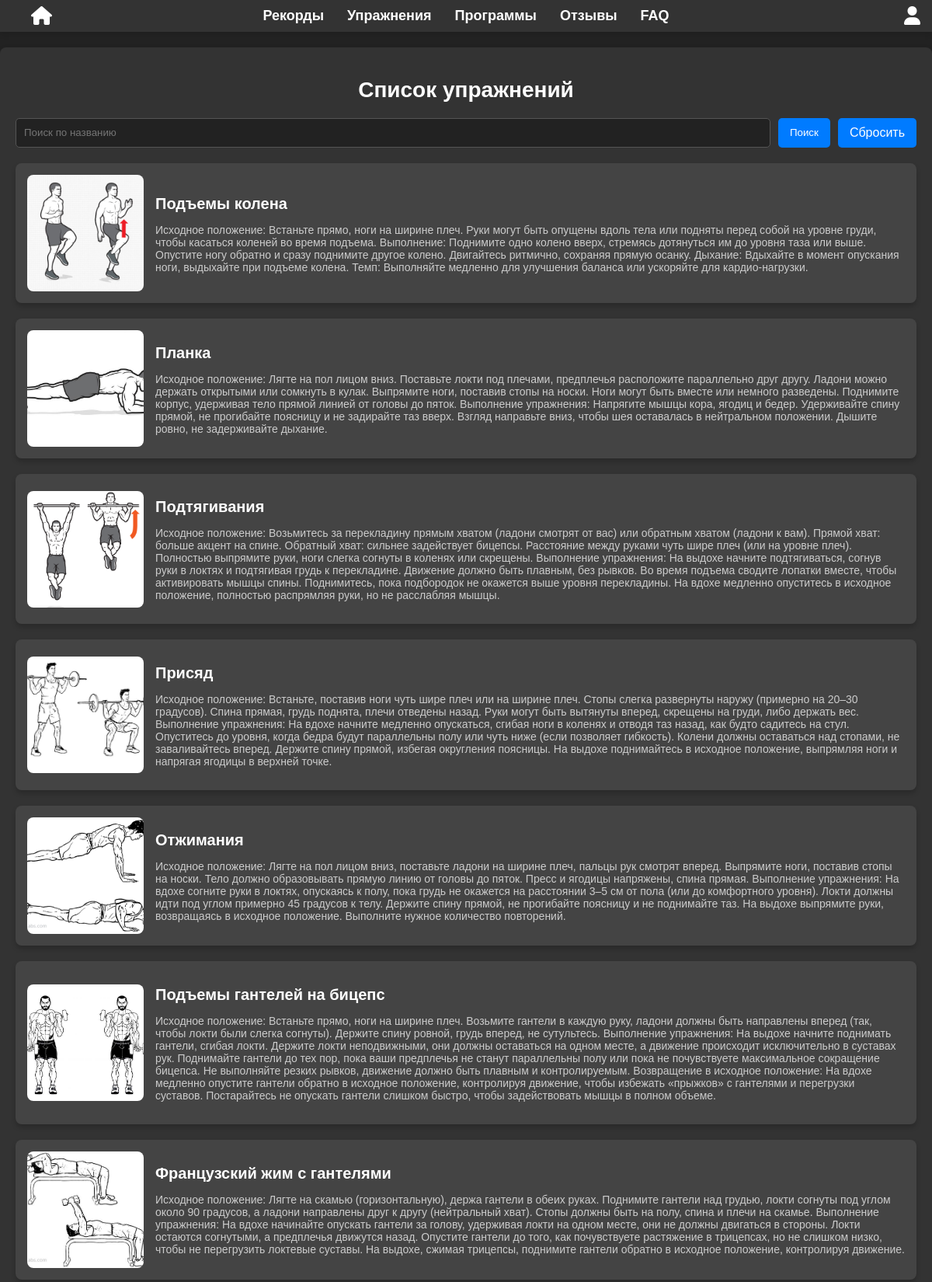
Page /exercises/ (signed in, upper part) on the committed database.
### workout/models.py (models this page shows, shortened)
class Exercise(models.Model):
    name = models.CharField(max_length=100, verbose_name="Название")
    description = models.TextField(verbose_name="Описание")
    image = models.ImageField(upload_to='exercises/', verbose_name="Изображение")
    technique_description = models.TextField(verbose_name="Описание техники выполнения")
    class Meta:
        verbose_name = "Упражнение"
        verbose_name_plural = "Упражнения"

### exercises/views.py (the view)
# urls.py: path('', views.exercise_list, name='exercise_list'),
def exercise_list(request):
    query = request.GET.get('q', '')  # Получаем поисковый запрос из параметров GET
    if query:
        exercises = Exercise.objects.filter(name__icontains=query)  # Фильтрация по названию упражнения
    else:
        exercises = Exercise.objects.all()  # Если поисковый запрос пустой, выводим все упражнения
    return render(request, 'exercises/exercise_list.html', {'exercises': exercises, 'query': query})

### exercises/templates/exercises/exercise_list.html (shortened to what this page needs)
{% extends 'exercises/layout.html' %}
{% load static %}
{% block content %}
    {% if user.is_authenticated %}
        <div class="container">
            <h1 class="page-title">Список упражнений</h1>
            <form method="get" action="{% url 'exercise_list' %}" class="search-form">
                <input type="text" name="q" placeholder="Поиск по названию" value="{{ query }}" class="search-input">
                <button type="submit" class="search-button">Поиск</button>
                <a href="{% url 'exercise_list' %}" class="reset-button">Сбросить</a>
            </form>
            <div class="exercise-list">
                {% for exercise in exercises %}
                    <div class="exercise-card">
                    <img src="{{ exercise.image.url }}" alt="{{ exercise.name }}" class="exercise-image">
                    <div class="exercise-details">
                        <h2 class="exercise-name">{{ exercise.name }}</h2>
                        <p class="exercise-description">{{ exercise.description }}</p>
                    </div>
                </div>
            </div>
                {% empty %}
                    <p>Упражнения не найдены</p>
                {% endfor %}
    {% else %}
        <p>Пожалуйста, авторизируйтесь, чтобы получить доступ к списку упражений</p>
    {% endif %}
{% endblock %}

### exercises/static/exercises/css/main.css (style rules this page uses)
html, body { height: 100%; margin: 0; padding: 0; font-family: Arial, sans-serif; background-color: #222; color: #fff; }
.page-title { text-align: center; font-size: 28px; margin-bottom: 20px; color: #fff; }
.search-form { display: flex; gap: 10px; margin-bottom: 20px; justify-content: center; }
.search-input { flex-grow: 1; padding: 10px; border: 1px solid #555; border-radius: 5px; background-color: #222; color: #fff; }
.search-button, .reset-button { padding: 10px 15px; background-color: #007BFF; border: none; cursor: pointer; border-radius: 5px; color: #fff; transition: background-color 0.3s ease, transform 0.2s ease; }
.reset-button { text-align: center; text-decoration: none; padding: 10px 15px; background-color: #007BFF; border: none; cursor: pointer; border-radius: 5px; color: #fff; transition: background-color 0.3s ease, transform 0.2s ease; }
.exercise-list { display: flex; flex-direction: column; gap: 20px; }
.exercise-card { display: flex; margin-bottom: 20px; align-items: center; background-color: #444; border-radius: 8px; box-shadow: 0 4px 6px rgba(0, 0, 0, 0.2); overflow: hidden; color: #fff; transition: transform 0.3s ease; padding: 15px; }
.exercise-image { width: 150px; height: 150px; margin-right: 15px; object-fit: cover; border-radius: 8px; flex-shrink: 0; }
.exercise-details { flex-grow: 1; }
.exercise-name { font-size: 20px; margin-bottom: 10px; }
.exercise-description { font-size: 14px; color: #ccc; }

### rows in the picture
Exercise: image (picture), name "Подъемы колена", description "Исходное положение: Встаньте прямо, ноги на ширине плеч. Руки могут быть опущены вдоль тела или подняты перед собой на уровне груди, чтобы касаться коленей во время подъема. Выполнение: Поднимите одно колено вверх, стремясь дотянуться им до уровня таза или выше. Опустите ногу обратно и сразу поднимите другое колено. Двигайтесь ритмично, сохраняя прямую осанку. Дыхание: Вдыхайте в момент опускания ноги, выдыхайте при подъеме колена. Темп: Выполняйте медленно для улучшения баланса или ускоряйте для кардио-нагрузки."
Exercise: image (picture), name "Планка", description "Исходное положение: Лягте на пол лицом вниз. Поставьте локти под плечами, предплечья расположите параллельно друг другу. Ладони можно держать открытыми или сомкнуть в кулак. Выпрямите ноги, поставив стопы на носки. Ноги могут быть вместе или немного разведены. Поднимите корпус, удерживая тело прямой линией от головы до пяток. Выполнение упражнения: Напрягите мышцы кора, ягодиц и бедер. Удерживайте спину прямой, не прогибайте поясницу и не задирайте таз вверх. Взгляд направьте вниз, чтобы шея оставалась в нейтральном положении. Дышите ровно, не задерживайте дыхание."
Exercise: image (picture), name "Подтягивания", description "Исходное положение: Возьмитесь за перекладину прямым хватом (ладони смотрят от вас) или обратным хватом (ладони к вам). Прямой хват: больше акцент на спине. Обратный хват: сильнее задействует бицепсы. Расстояние между руками чуть шире плеч (или на уровне плеч). Полностью выпрямите руки, ноги слегка согнуты в коленях или скрещены. Выполнение упражнения: На выдохе начните подтягиваться, согнув руки в локтях и подтягивая грудь к перекладине. Движение должно быть плавным, без рывков. Во время подъема сводите лопатки вместе, чтобы активировать мышцы спины. Поднимитесь, пока подбородок не окажется выше уровня перекладины. На вдохе медленно опуститесь в исходное положение, полностью распрямляя…"
Exercise: image (picture), name "Присяд", description "Исходное положение: Встаньте, поставив ноги чуть шире плеч или на ширине плеч. Стопы слегка развернуты наружу (примерно на 20–30 градусов). Спина прямая, грудь поднята, плечи отведены назад. Руки могут быть вытянуты вперед, скрещены на груди, либо держать вес. Выполнение упражнения: На вдохе начните медленно опускаться, сгибая ноги в коленях и отводя таз назад, как будто садитесь на стул. Опуститесь до уровня, когда бедра будут параллельны полу или чуть ниже (если позволяет гибкость). Колени должны оставаться над стопами, не заваливайтесь вперед. Держите спину прямой, избегая округления поясницы. На выдохе поднимайтесь в исходное положение, выпрямляя ноги и напрягая ягодицы в верхней точке."
Exercise: image (picture), name "Отжимания", description "Исходное положение: Лягте на пол лицом вниз, поставьте ладони на ширине плеч, пальцы рук смотрят вперед. Выпрямите ноги, поставив стопы на носки. Тело должно образовывать прямую линию от головы до пяток. Пресс и ягодицы напряжены, спина прямая. Выполнение упражнения: На вдохе согните руки в локтях, опускаясь к полу, пока грудь не окажется на расстоянии 3–5 см от пола (или до комфортного уровня). Локти должны идти под углом примерно 45 градусов к телу. Держите спину прямой, не прогибайте поясницу и не поднимайте таз. На выдохе выпрямите руки, возвращаясь в исходное положение. Выполните нужное количество повторений."
Exercise: image (picture), name "Подъемы гантелей на бицепс", description "Исходное положение: Встаньте прямо, ноги на ширине плеч. Возьмите гантели в каждую руку, ладони должны быть направлены вперед (так, чтобы локти были слегка согнуты). Держите спину ровной, грудь вперед, не сутультесь. Выполнение упражнения: На выдохе начните поднимать гантели, сгибая локти. Держите локти неподвижными, они должны оставаться на одном месте, а движение происходит исключительно в суставах рук. Поднимайте гантели до тех пор, пока ваши предплечья не станут параллельны полу или пока не почувствуете максимальное сокращение бицепса. Не выполняйте резких рывков, движение должно быть плавным и контролируемым. Возвращение в исходное положение: На вдохе медленно опустите гантели обратно…"
Exercise: image (picture), name "Французский жим с гантелями", description "Исходное положение: Лягте на скамью (горизонтальную), держа гантели в обеих руках. Поднимите гантели над грудью, локти согнуты под углом около 90 градусов, а ладони направлены друг к другу (нейтральный хват). Стопы должны быть на полу, спина и плечи на скамье. Выполнение упражнения: На вдохе начинайте опускать гантели за голову, удерживая локти на одном месте, они не должны двигаться в стороны. Локти остаются согнутыми, а предплечья движутся назад. Опустите гантели до того, как почувствуете растяжение в трицепсах, но не слишком низко, чтобы не перегрузить локтевые суставы. На выдохе, сжимая трицепсы, поднимите гантели обратно в исходное положение, контролируя движение."
